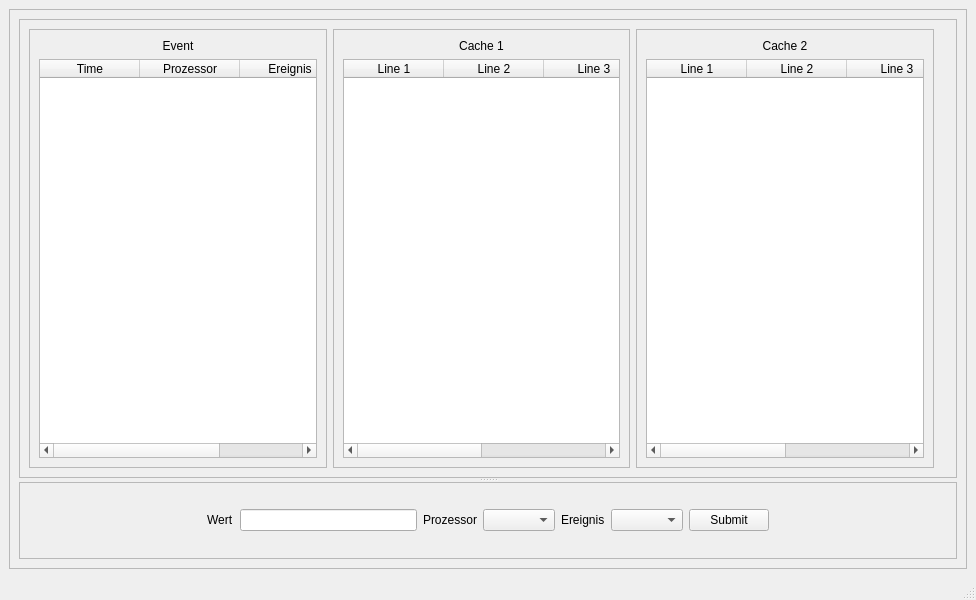
<?xml version="1.0" encoding="UTF-8"?>
<ui version="4.0">
 <class>MainWindow</class>
 <widget class="QMainWindow" name="MainWindow">
  <property name="geometry">
   <rect>
    <x>0</x>
    <y>0</y>
    <width>976</width>
    <height>600</height>
   </rect>
  </property>
  <property name="sizePolicy">
   <sizepolicy hsizetype="Expanding" vsizetype="Expanding">
    <horstretch>0</horstretch>
    <verstretch>0</verstretch>
   </sizepolicy>
  </property>
  <property name="windowTitle">
   <string>MainWindow</string>
  </property>
  <widget class="QWidget" name="centralwidget">
   <layout class="QVBoxLayout" name="verticalLayout">
    <item>
     <widget class="QFrame" name="frame_6">
      <property name="sizePolicy">
       <sizepolicy hsizetype="Expanding" vsizetype="Expanding">
        <horstretch>0</horstretch>
        <verstretch>0</verstretch>
       </sizepolicy>
      </property>
      <property name="frameShape">
       <enum>QFrame::StyledPanel</enum>
      </property>
      <property name="frameShadow">
       <enum>QFrame::Raised</enum>
      </property>
      <layout class="QGridLayout" name="gridLayout_5">
       <item row="0" column="0">
        <widget class="QSplitter" name="splitter_2">
         <property name="orientation">
          <enum>Qt::Vertical</enum>
         </property>
         <widget class="QFrame" name="frame">
          <property name="sizePolicy">
           <sizepolicy hsizetype="Expanding" vsizetype="Expanding">
            <horstretch>0</horstretch>
            <verstretch>0</verstretch>
           </sizepolicy>
          </property>
          <property name="frameShape">
           <enum>QFrame::StyledPanel</enum>
          </property>
          <property name="frameShadow">
           <enum>QFrame::Raised</enum>
          </property>
          <layout class="QHBoxLayout" name="horizontalLayout">
           <item>
            <widget class="QFrame" name="frame_3">
             <property name="sizePolicy">
              <sizepolicy hsizetype="Expanding" vsizetype="Expanding">
               <horstretch>0</horstretch>
               <verstretch>0</verstretch>
              </sizepolicy>
             </property>
             <property name="frameShape">
              <enum>QFrame::StyledPanel</enum>
             </property>
             <property name="frameShadow">
              <enum>QFrame::Raised</enum>
             </property>
             <layout class="QGridLayout" name="gridLayout_4">
              <item row="0" column="0">
               <widget class="QLabel" name="label_4">
                <property name="text">
                 <string>Event</string>
                </property>
                <property name="alignment">
                 <set>Qt::AlignCenter</set>
                </property>
               </widget>
              </item>
              <item row="1" column="0">
               <widget class="QTableWidget" name="eventTab">
                <attribute name="horizontalHeaderStretchLastSection">
                 <bool>true</bool>
                </attribute>
                <column>
                 <property name="text">
                  <string>Time</string>
                 </property>
                 <property name="textAlignment">
                  <set>AlignCenter</set>
                 </property>
                </column>
                <column>
                 <property name="text">
                  <string>Prozessor</string>
                 </property>
                </column>
                <column>
                 <property name="text">
                  <string>Ereignis</string>
                 </property>
                </column>
               </widget>
              </item>
             </layout>
            </widget>
           </item>
           <item>
            <widget class="QFrame" name="frame_4">
             <property name="sizePolicy">
              <sizepolicy hsizetype="Expanding" vsizetype="Expanding">
               <horstretch>0</horstretch>
               <verstretch>0</verstretch>
              </sizepolicy>
             </property>
             <property name="frameShape">
              <enum>QFrame::StyledPanel</enum>
             </property>
             <property name="frameShadow">
              <enum>QFrame::Raised</enum>
             </property>
             <layout class="QGridLayout" name="gridLayout_2">
              <item row="0" column="0">
               <widget class="QLabel" name="label">
                <property name="text">
                 <string>Cache 1</string>
                </property>
                <property name="alignment">
                 <set>Qt::AlignCenter</set>
                </property>
               </widget>
              </item>
              <item row="2" column="0">
               <widget class="QTableWidget" name="cache1">
                <attribute name="horizontalHeaderHighlightSections">
                 <bool>true</bool>
                </attribute>
                <attribute name="horizontalHeaderStretchLastSection">
                 <bool>true</bool>
                </attribute>
                <column>
                 <property name="text">
                  <string>Line 1</string>
                 </property>
                </column>
                <column>
                 <property name="text">
                  <string>Line 2</string>
                 </property>
                </column>
                <column>
                 <property name="text">
                  <string>Line 3</string>
                 </property>
                </column>
                <column>
                 <property name="text">
                  <string>Line 4</string>
                 </property>
                </column>
               </widget>
              </item>
             </layout>
            </widget>
           </item>
           <item>
            <widget class="QFrame" name="frame_5">
             <property name="sizePolicy">
              <sizepolicy hsizetype="Expanding" vsizetype="Expanding">
               <horstretch>0</horstretch>
               <verstretch>0</verstretch>
              </sizepolicy>
             </property>
             <property name="frameShape">
              <enum>QFrame::StyledPanel</enum>
             </property>
             <property name="frameShadow">
              <enum>QFrame::Raised</enum>
             </property>
             <layout class="QGridLayout" name="gridLayout">
              <item row="0" column="0">
               <widget class="QLabel" name="label_2">
                <property name="text">
                 <string>Cache 2</string>
                </property>
                <property name="alignment">
                 <set>Qt::AlignCenter</set>
                </property>
               </widget>
              </item>
              <item row="1" column="0">
               <widget class="QTableWidget" name="cache2">
                <attribute name="horizontalHeaderStretchLastSection">
                 <bool>true</bool>
                </attribute>
                <column>
                 <property name="text">
                  <string>Line 1</string>
                 </property>
                 <property name="textAlignment">
                  <set>AlignCenter</set>
                 </property>
                </column>
                <column>
                 <property name="text">
                  <string>Line 2</string>
                 </property>
                </column>
                <column>
                 <property name="text">
                  <string>Line 3</string>
                 </property>
                </column>
                <column>
                 <property name="text">
                  <string>Line 4</string>
                 </property>
                </column>
               </widget>
              </item>
             </layout>
            </widget>
           </item>
           <item>
            <widget class="QLabel" name="label_3">
             <property name="text">
              <string/>
             </property>
             <property name="alignment">
              <set>Qt::AlignCenter</set>
             </property>
            </widget>
           </item>
          </layout>
         </widget>
         <widget class="QFrame" name="frame_2">
          <property name="sizePolicy">
           <sizepolicy hsizetype="Expanding" vsizetype="Expanding">
            <horstretch>0</horstretch>
            <verstretch>0</verstretch>
           </sizepolicy>
          </property>
          <property name="frameShape">
           <enum>QFrame::StyledPanel</enum>
          </property>
          <property name="frameShadow">
           <enum>QFrame::Raised</enum>
          </property>
          <layout class="QGridLayout" name="gridLayout_3">
           <item row="0" column="0">
            <layout class="QHBoxLayout" name="horizontalLayout_2">
             <item>
              <spacer name="horizontalSpacer">
               <property name="orientation">
                <enum>Qt::Horizontal</enum>
               </property>
               <property name="sizeHint" stdset="0">
                <size>
                 <width>40</width>
                 <height>20</height>
                </size>
               </property>
              </spacer>
             </item>
             <item>
              <widget class="QLabel" name="label_7">
               <property name="text">
                <string>Wert</string>
               </property>
              </widget>
             </item>
             <item>
              <widget class="QLineEdit" name="wert"/>
             </item>
             <item>
              <widget class="QLabel" name="label_5">
               <property name="text">
                <string>Prozessor</string>
               </property>
              </widget>
             </item>
             <item>
              <widget class="QComboBox" name="prozessor_list"/>
             </item>
             <item>
              <widget class="QLabel" name="label_6">
               <property name="text">
                <string>Ereignis</string>
               </property>
              </widget>
             </item>
             <item>
              <widget class="QComboBox" name="ereignis_list"/>
             </item>
             <item>
              <widget class="QPushButton" name="submit">
               <property name="text">
                <string>Submit</string>
               </property>
              </widget>
             </item>
             <item>
              <spacer name="horizontalSpacer_2">
               <property name="orientation">
                <enum>Qt::Horizontal</enum>
               </property>
               <property name="sizeHint" stdset="0">
                <size>
                 <width>40</width>
                 <height>20</height>
                </size>
               </property>
              </spacer>
             </item>
            </layout>
           </item>
          </layout>
         </widget>
        </widget>
       </item>
      </layout>
     </widget>
    </item>
   </layout>
  </widget>
  <widget class="QMenuBar" name="menubar">
   <property name="geometry">
    <rect>
     <x>0</x>
     <y>0</y>
     <width>976</width>
     <height>26</height>
    </rect>
   </property>
  </widget>
  <widget class="QStatusBar" name="statusbar"/>
 </widget>
 <resources/>
 <connections/>
</ui>
